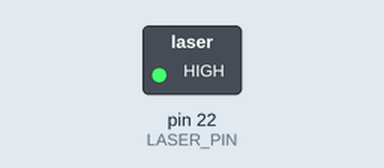
Simulated run of this sketch. Board: Arduino Mega 2560, built with avr-gcc and run on an emulated ATmega2560. Parts: switched loads named in the sketch (green lamp = pin HIGH).

Above: at 2.5 s.
At 5.6 s:
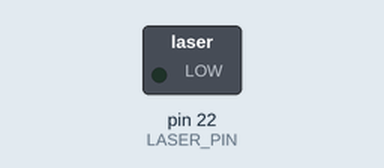
Timing chart, 0 to 8.1 s (numbered marks = the images above):
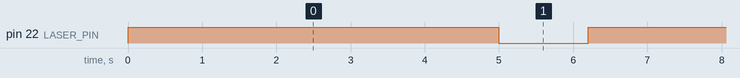

Measured:
- by itself, pin 22 (LASER_PIN): alternates HIGH for 5.0 s and LOW for 1.2 s

The sketch:

test_650nm_lasermod.ino
```cpp
#define LASER_PIN 22 //Dxx --->LASERMOD.S on a digital out

void setup() {
  // put your setup code here, to run once:
  pinMode(LASER_PIN, OUTPUT);

}

void loop() {
  // put your main code here, to run repeatedly:
  digitalWrite(LASER_PIN, HIGH);
  delay(5000);
  digitalWrite(LASER_PIN, LOW);
  delay(1200);

}
```
